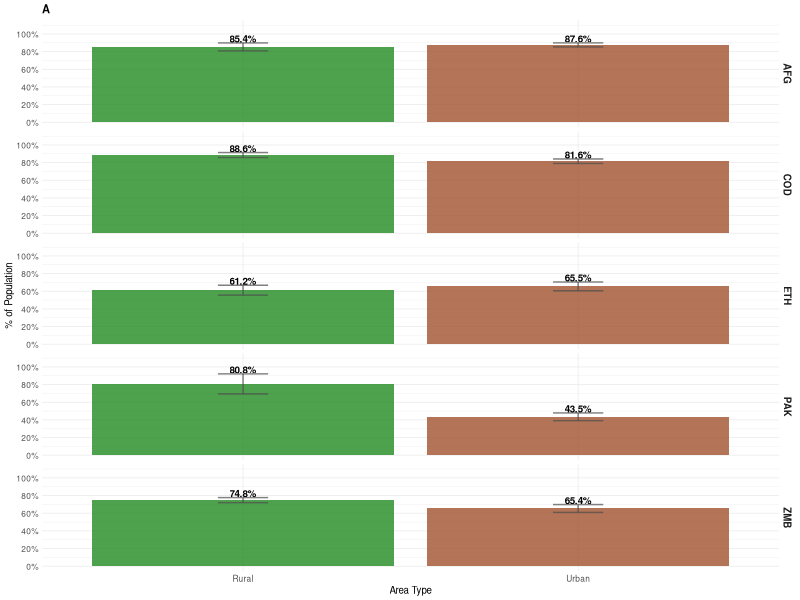
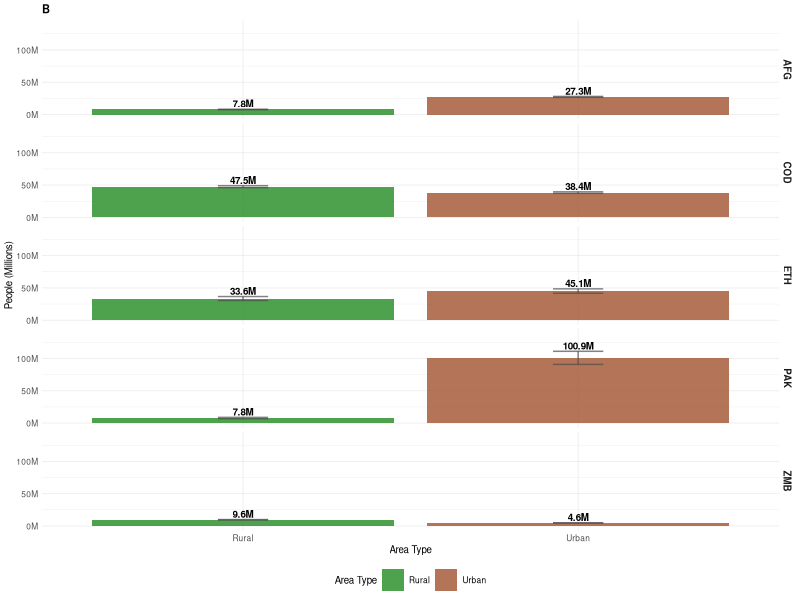
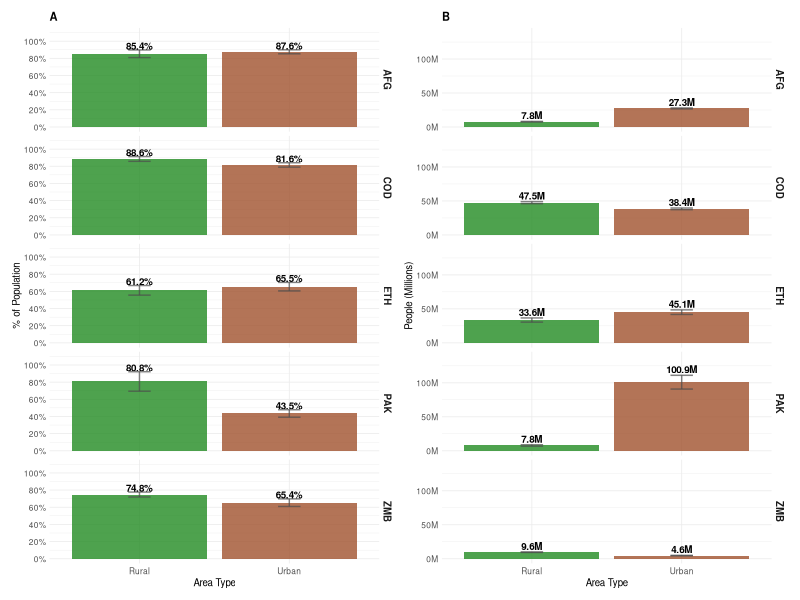
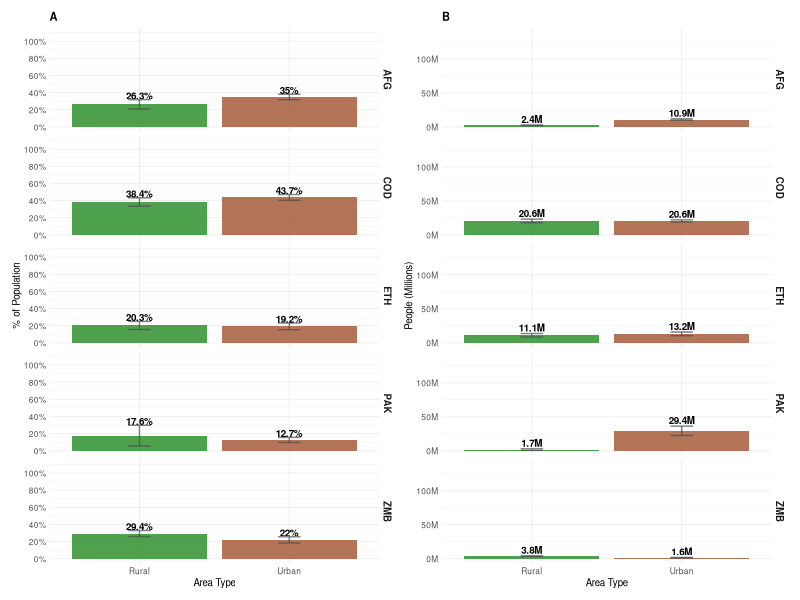
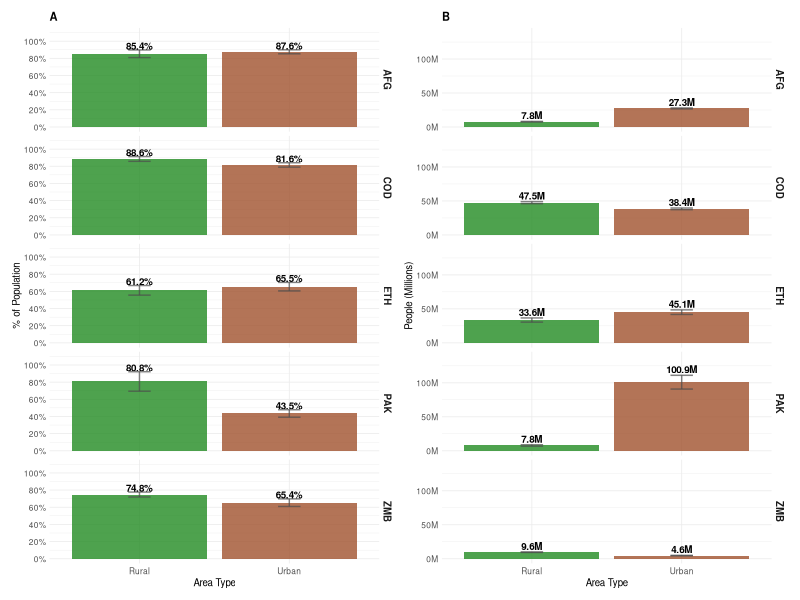
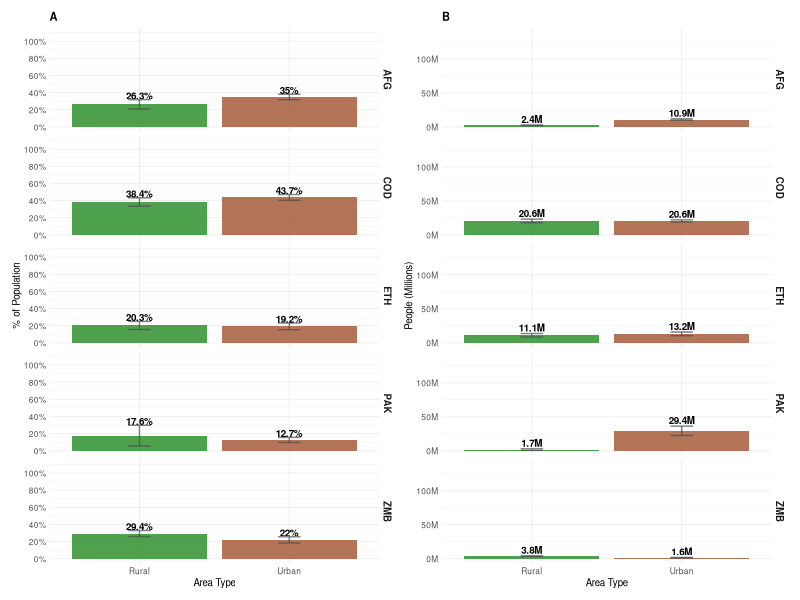

Write R code to recreate these figures, in order.
library(tidyverse)
library(scales)
library(patchwork)

df <- read.csv("combined_aggregate_results/summary_table.csv")

df <- df %>%
  mutate(prevalence = people_estimate / gen_pop,
         prevalence_lower = lower_bound / gen_pop,
         prevalence_upper = upper_bound / gen_pop) %>%
  filter(!is.na(people_estimate) & !is.na(prevalence))

urban_rural_data_explicit <- df %>%
  mutate(area_type = ifelse(DEGURBA == "Rural areas", "Rural", "Urban")) %>%
  group_by(country, severity, area_type) %>%
  summarise(
    people_estimate = sum(people_estimate, na.rm = TRUE),
    gen_pop = sum(gen_pop, na.rm = TRUE),
    variance_absolute = sum((MOE_total / 1.96)^2, na.rm = TRUE),
    .groups = 'drop'
  ) %>%
  mutate(
    SE_absolute = sqrt(variance_absolute),
    MOE_total = 1.96 * SE_absolute,
    lower_bound = people_estimate - MOE_total,
    upper_bound = people_estimate + MOE_total,
    prevalence = people_estimate / gen_pop,
    prevalence_lower = lower_bound / gen_pop,
    prevalence_upper = upper_bound / gen_pop
  )

combined_totals <- urban_rural_data_explicit %>%
  group_by(country, severity) %>%
  summarise(
    total_people = sum(people_estimate, na.rm = TRUE),
    total_pop = sum(gen_pop, na.rm = TRUE),
    .groups = 'drop'
  )

# Reformat data for ggplot 
urban_rural_plot_data <- urban_rural_data_explicit %>%
  mutate(
    area_type = factor(area_type, levels = c("Rural", "Urban")),
    DEGURBA = area_type  
  ) %>%
  select(country, DEGURBA, severity, people_estimate, MOE_total, lower_bound, upper_bound, 
         gen_pop, prevalence, prevalence_lower, prevalence_upper)

# If you would like to save this in tabular format: 
# write.csv(urban_rural_plot_data, 
#           "graphics/output/summary_table_urban_rural.csv", 
#           row.names = FALSE)


# Filter data for moderate + severe and severe
moderate_severe_data_ur <- urban_rural_plot_data %>%
  filter(severity == "Moderate + Severe") %>%
  select(country, DEGURBA, people_estimate, prevalence, prevalence_lower, prevalence_upper, lower_bound, upper_bound)

severe_data_ur <- urban_rural_plot_data %>%
  filter(severity == "Severe") %>%
  select(country, DEGURBA, people_estimate, prevalence, prevalence_lower, prevalence_upper, lower_bound, upper_bound)

# Define custom colors for urban-rural (2 categories instead of 3)
custom_colors_ur <- c("Rural" = "#228B22",     
                      "Urban" = "#A0522D")      

p_prevalence_ur <- moderate_severe_data_ur %>%
  mutate(
    # Always position labels above error bars for consistency with better spacing
    label_y = prevalence_upper + 0.05,
    label_color = "black"
  ) %>%
  ggplot(aes(x = DEGURBA, y = prevalence, fill = DEGURBA)) +
  geom_col(alpha = 0.8) +
  geom_errorbar(aes(ymin = prevalence_lower, ymax = prevalence_upper), 
                width = 0.15, color = "gray30", linewidth = 0.5, alpha = 0.7) +
  geom_text(aes(y = label_y, label = paste0(round(prevalence * 100, 1), "%"), 
                color = label_color), 
            hjust = 0.5, size = 2.5, fontface = "bold", family = "sans") +
  scale_color_identity() +
  facet_wrap(~country, ncol = 1, strip.position = "right") +
  scale_fill_manual(values = custom_colors_ur, name = "Area Type") +
  scale_y_continuous(labels = function(x) paste0(round(x * 100), "%"),
                     breaks = seq(0, 1, 0.2),  
                     limits = c(0, 1.1)) +  # Extended to 110% to accommodate labels above error bars
  labs(title = "A",
       x = "Area Type",
       y = "% of Population") +
  theme_minimal(base_size = 6, base_family = "sans") +
  theme(axis.text.x = element_text(angle = 0, hjust = 0.5, size = 6, family = "sans"),  
        axis.text.y = element_text(size = 6, family = "sans"),
        axis.title.x = element_text(size = 7, family = "sans"),
        axis.title.y = element_text(size = 7, family = "sans"),
        strip.text = element_text(size = 7, face = "bold", family = "sans"),
        plot.title = element_text(size = 8, face = "bold", family = "sans"),
        legend.text = element_text(size = 6, family = "sans"),
        legend.title = element_text(size = 7, family = "sans"),
        legend.position = "none")

p_absolute_ur <- moderate_severe_data_ur %>%
  mutate(
    # Calculate shared max and spacing within the mutate call
    shared_max = max(c(moderate_severe_data_ur$upper_bound, severe_data_ur$upper_bound), na.rm = TRUE),
    label_y = upper_bound + (shared_max * 0.08),
    label_color = "black"
  ) %>%
  ggplot(aes(x = DEGURBA, y = people_estimate, fill = DEGURBA)) +
  geom_col(alpha = 0.8) +
  geom_errorbar(aes(ymin = lower_bound, ymax = upper_bound), 
                width = 0.15, color = "gray30", linewidth = 0.5, alpha = 0.7) +
  geom_text(aes(y = label_y, label = paste0(round(people_estimate/1e6, 1), "M"), 
                color = label_color), 
            hjust = 0.5, size = 2.5, fontface = "bold", family = "sans") +
  scale_color_identity() +
  facet_wrap(~country, ncol = 1, strip.position = "right") +
  scale_fill_manual(values = custom_colors_ur, name = "Area Type") +
  scale_y_continuous(labels = function(x) paste0(round(x/1e6, 1), "M"),
                     limits = c(0, max(c(moderate_severe_data_ur$upper_bound, severe_data_ur$upper_bound), na.rm = TRUE) * 1.25)) +
  labs(title = "B",
       x = "Area Type", 
       y = "People (Millions)") +
  theme_minimal(base_size = 6, base_family = "sans") +
  theme(axis.text.x = element_text(angle = 0, hjust = 0.5, size = 6, family = "sans"),  
        axis.text.y = element_text(size = 6, family = "sans"),
        axis.title.x = element_text(size = 7, family = "sans"),
        axis.title.y = element_text(size = 7, family = "sans"),
        strip.text = element_text(size = 7, face = "bold", family = "sans"),
        plot.title = element_text(size = 8, face = "bold", family = "sans"),
        legend.text = element_text(size = 6, family = "sans"),
        legend.title = element_text(size = 7, family = "sans"),
        legend.position = "bottom",
        legend.justification = "center")

# Print individual plots
print(p_prevalence_ur)
print(p_absolute_ur)

# Remove legend from both individual plots for combined version
p_prevalence_ur_no_legend <- p_prevalence_ur + theme(legend.position = "none")
p_absolute_ur_no_legend <- p_absolute_ur + theme(legend.position = "none")

# Create combined plot
combined_plot_ur <- p_prevalence_ur_no_legend | p_absolute_ur_no_legend
combined_plot_ur <- combined_plot_ur + 
  plot_annotation(
    #title = "Moderate or Severe Food Insecurity by Country (Urban-Rural)",
    #subtitle = "Prevalence (%) vs Population Count (People, millions)",
    #caption = "Left: Prevalence rates | Right: Population count | Error bars show 95% CI"
  ) +
  plot_layout(guides = "collect") &
  theme(legend.position = "none")

print(combined_plot_ur)

p_prevalence_sev_ur <- severe_data_ur %>%
  mutate(
    label_y = prevalence_upper + 0.05,
    label_color = "black"
  ) %>%
  ggplot(aes(x = DEGURBA, y = prevalence, fill = DEGURBA)) +
  geom_col(alpha = 0.8) +
  geom_errorbar(aes(ymin = prevalence_lower, ymax = prevalence_upper), 
                width = 0.15, color = "gray30", linewidth = 0.5, alpha = 0.7) +
  geom_text(aes(y = label_y, label = paste0(round(prevalence * 100, 1), "%"), 
                color = label_color), 
            hjust = 0.5, size = 2.5, fontface = "bold", family = "sans") +
  scale_color_identity() +
  facet_wrap(~country, ncol = 1, strip.position = "right") +
  scale_fill_manual(values = custom_colors_ur, name = "Area Type") +
  scale_y_continuous(labels = function(x) paste0(round(x * 100), "%"),
                     breaks = seq(0, 1, 0.2),  
                     limits = c(0, 1.1)) +  # Extended to 110% to accommodate labels above error bars
  labs(title = "A",
       x = "Area Type",
       y = "% of Population") +
  theme_minimal(base_size = 6, base_family = "sans") +
  theme(axis.text.x = element_text(angle = 0, hjust = 0.5, size = 6, family = "sans"),
        axis.text.y = element_text(size = 6, family = "sans"),
        axis.title.x = element_text(size = 7, family = "sans"),
        axis.title.y = element_text(size = 7, family = "sans"),
        strip.text = element_text(size = 7, face = "bold", family = "sans"),
        plot.title = element_text(size = 8, face = "bold", family = "sans"),
        legend.text = element_text(size = 6, family = "sans"),
        legend.title = element_text(size = 7, family = "sans"),
        legend.position = "none")

p_absolute_sev_ur <- severe_data_ur %>%
  mutate(
    shared_max = max(c(moderate_severe_data_ur$upper_bound, severe_data_ur$upper_bound), na.rm = TRUE),
    label_y = upper_bound + (shared_max * 0.08),
    label_color = "black"
  ) %>%
  ggplot(aes(x = DEGURBA, y = people_estimate, fill = DEGURBA)) +
  geom_col(alpha = 0.8) +
  geom_errorbar(aes(ymin = lower_bound, ymax = upper_bound), 
                width = 0.15, color = "gray30", linewidth = 0.5, alpha = 0.7) +
  geom_text(aes(y = label_y, label = paste0(round(people_estimate/1e6, 1), "M"), 
                color = label_color), 
            hjust = 0.5, size = 2.5, fontface = "bold", family = "sans") +
  scale_color_identity() +
  facet_wrap(~country, ncol = 1, strip.position = "right") +
  scale_fill_manual(values = custom_colors_ur, name = "Area Type") +
  scale_y_continuous(labels = function(x) paste0(round(x/1e6, 1), "M"),
                     limits = c(0, max(c(moderate_severe_data_ur$upper_bound, severe_data_ur$upper_bound), na.rm = TRUE) * 1.25)) +
  labs(title = "B",
       x = "Area Type", 
       y = "People (Millions)") +
  theme_minimal(base_size = 6, base_family = "sans") +
  theme(axis.text.x = element_text(angle = 0, hjust = 0.5, size = 6, family = "sans"),
        axis.text.y = element_text(size = 6, family = "sans"),
        axis.title.x = element_text(size = 7, family = "sans"),
        axis.title.y = element_text(size = 7, family = "sans"),
        strip.text = element_text(size = 7, face = "bold", family = "sans"),
        plot.title = element_text(size = 8, face = "bold", family = "sans"),
        legend.text = element_text(size = 6, family = "sans"),
        legend.title = element_text(size = 7, family = "sans"),
        legend.position = "none",
        legend.justification = "center")

# Remove legend from both individual plots for combined version
p_prevalence_sev_ur_no_legend <- p_prevalence_sev_ur + theme(legend.position = "none")
p_absolute_sev_ur_no_legend <- p_absolute_sev_ur + theme(legend.position = "none")

# Create combined plot for severe
combined_plot_sev_ur <- p_prevalence_sev_ur_no_legend | p_absolute_sev_ur_no_legend
combined_plot_sev_ur <- combined_plot_sev_ur + 
  plot_annotation(
    #title = "Severe Food Insecurity by Country (Urban-Rural)",
    #subtitle = "Prevalence (%) vs Population Count (People, millions)",
    #caption = "Left: Prevalence rates | Right: Population count | Error bars show 95% CI"
  ) +
  plot_layout(guides = "collect") &
  theme(legend.position = "none")

print(combined_plot_sev_ur)

# Save plots
ggsave("graphics/output/Figure_Supplemental_2.1.jpeg", plot = combined_plot_ur, 
       width = 180, height = 170, units="mm", dpi = 300, device = "jpeg")

ggsave("graphics/output/Figure_Supplemental_2.2.jpeg", plot = combined_plot_sev_ur, 
       width = 180, height = 170, units="mm", dpi = 300, device = "jpeg")

